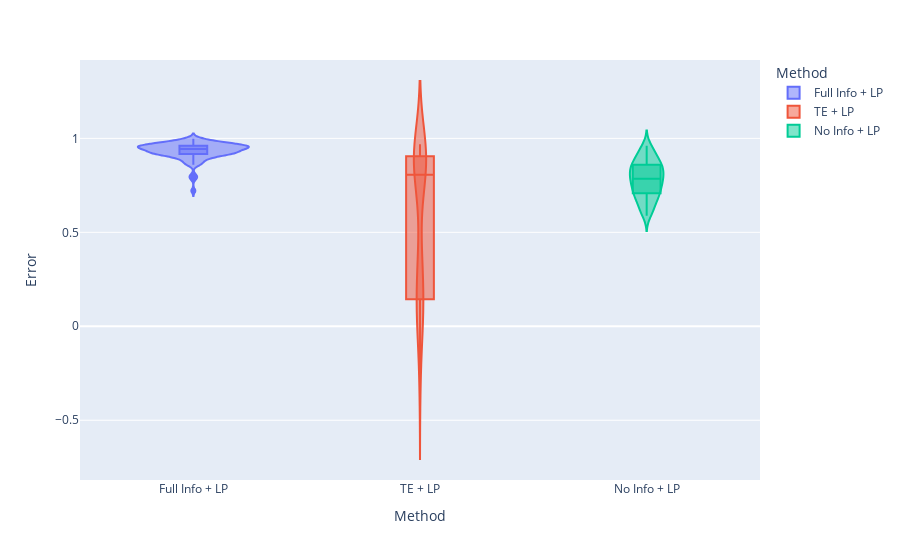

Notebook code for this chart:
### Code cell
plt = px.violin(err_df[(err_df["Alpha"] == 0.01) & (err_df["Method"].isin(["Full Info + LP", "TE + LP", "No Info + LP"]))], x = "Method", y = "Error", color="Method", box=True, points="outliers")
plt.show()

### Figure 1 — Plotly figure (JSON) as saved in the notebook; plotly's stock layout.template omitted (floating-point values rounded to 4 significant figures)
{"data": [{"alignmentgroup": "True", "box": {"visible": true}, "hovertemplate": "Method=%{x}<br>Error=%{y}<extra></extra>", "legendgroup": "Full Info + LP", "marker": {"color": "#636efa"}, "name": "Full Info + LP", "offsetgroup": "Full Info + LP", "orientation": "v", "points": "outliers", "scalegroup": "True", "showlegend": true, "type": "violin", "x": ["Full Info + LP", "Full Info + LP", "Full Info + LP", "Full Info + LP", "Full Info + LP", "Full Info + LP", "Full Info + LP", "Full Info + LP", "Full Info + LP", "Full Info + LP", "Full Info + LP", "Full Info + LP", "Full Info + LP", "Full Info + LP", "Full Info + LP", "Full Info + LP", "Full Info + LP", "Full Info + LP", "Full Info + LP", "Full Info + LP", "Full Info + LP", "Full Info + LP", "Full Info + LP", "Full Info + LP", "Full Info + LP", "Full Info + LP", "Full Info + LP", "Full Info + LP", "Full Info + LP", "Full Info + LP", "Full Info + LP", "Full Info + LP", "Full Info + LP", "Full Info + LP", "Full Info + LP", "Full Info + LP", "Full Info + LP", "Full Info + LP", "Full Info + LP", "Full Info + LP", "Full Info + LP", "Full Info + LP", "Full Info + LP", "Full Info + LP", "Full Info + LP", "Full Info + LP", "Full Info + LP", "Full Info + LP", "Full Info + LP", "Full Info + LP", "Full Info + LP", "Full Info + LP", "Full Info + LP", "Full Info + LP", "Full Info + LP", "Full Info + LP", "Full Info + LP", "Full Info + LP", "Full Info + LP", "Full Info + LP", "Full Info + LP", "Full Info + LP", "Full Info + LP", "Full Info + LP", "Full Info + LP", "Full Info + LP", "Full Info + LP", "Full Info + LP", "Full Info + LP", "Full Info + LP", "Full Info + LP", "Full Info + LP", "Full Info + LP", "Full Info + LP", "Full Info + LP", "Full Info + LP", "Full Info + LP", "Full Info + LP", "Full Info + LP", "Full Info + LP", "Full Info + LP", "Full Info + LP", "Full Info + LP", "Full Info + LP", "Full Info + LP", "Full Info + LP", "Full Info + LP", "Full Info + LP", "Full Info + LP", "Full Info + LP", "Full Info + LP", "Full Info + LP", "Full Info + LP", "Full Info + LP", "Full Info + LP", "Full Info + LP", "Full Info + LP", "Full Info + LP", "Full Info + LP", "Full Info + LP"], "x0": " ", "xaxis": "x", "y": [0.893, 0.912, 0.9985, 0.9564, 0.9539, 0.9335, 0.9171, 0.9719, 0.9673, 0.9508, 0.9072, 0.946, 0.9542, 0.9161, 0.9928, 0.9383, 0.9572, 0.9437, 0.9119, 0.96, 0.9639, 0.9219, 0.97, 0.9851, 0.9763, 0.9513, 0.9786, 0.9381, 0.893, 0.8796, 0.9594, 0.7207, 0.8971, 0.9613, 0.8683, 0.9713, 0.9062, 0.9578, 0.9729, 0.9447, 0.9167, 0.7949, 0.8687, 0.9311, 0.787, 0.9674, 0.955, 0.9257, 0.9134, 0.89, 0.9801, 0.9576, 0.9749, 0.9533, 0.9357, 0.9117, 0.9291, 0.9039, 0.9543, 0.9477, 0.9344, 0.9301, 0.9577, 0.9532, 0.8595, 0.9279, 0.9168, 0.9371, 0.9408, 0.9505, 0.9339, 0.9765, 0.9025, 0.9924, 0.9278, 0.9571, 0.9231, 0.9702, 0.9628, 0.8893, 0.9891, 0.9518, 0.9907, 0.8606, 0.9217, 0.9437, 0.9567, 0.802, 0.9225, 0.9195, 0.9222, 0.9697, 0.9727, 0.8695, 0.9458, 0.9249, 0.9626, 0.9216, 0.9477, 0.9606], "y0": " ", "yaxis": "y"}, {"alignmentgroup": "True", "box": {"visible": true}, "hovertemplate": "Method=%{x}<br>Error=%{y}<extra></extra>", "legendgroup": "TE + LP", "marker": {"color": "#EF553B"}, "name": "TE + LP", "offsetgroup": "TE + LP", "orientation": "v", "points": "outliers", "scalegroup": "True", "showlegend": true, "type": "violin", "x": ["TE + LP", "TE + LP", "TE + LP", "TE + LP", "TE + LP", "TE + LP", "TE + LP", "TE + LP", "TE + LP", "TE + LP", "TE + LP", "TE + LP", "TE + LP", "TE + LP", "TE + LP", "TE + LP", "TE + LP", "TE + LP", "TE + LP", "TE + LP", "TE + LP", "TE + LP", "TE + LP", "TE + LP", "TE + LP", "TE + LP", "TE + LP", "TE + LP", "TE + LP", "TE + LP", "TE + LP", "TE + LP", "TE + LP", "TE + LP", "TE + LP", "TE + LP", "TE + LP", "TE + LP", "TE + LP", "TE + LP", "TE + LP", "TE + LP", "TE + LP", "TE + LP", "TE + LP", "TE + LP", "TE + LP", "TE + LP", "TE + LP", "TE + LP", "TE + LP", "TE + LP", "TE + LP", "TE + LP", "TE + LP", "TE + LP", "TE + LP", "TE + LP", "TE + LP", "TE + LP", "TE + LP", "TE + LP", "TE + LP", "TE + LP", "TE + LP", "TE + LP", "TE + LP", "TE + LP", "TE + LP", "TE + LP", "TE + LP", "TE + LP", "TE + LP", "TE + LP", "TE + LP", "TE + LP", "TE + LP", "TE + LP", "TE + LP", "TE + LP", "TE + LP", "TE + LP", "TE + LP", "TE + LP", "TE + LP", "TE + LP", "TE + LP", "TE + LP", "TE + LP", "TE + LP", "TE + LP", "TE + LP", "TE + LP", "TE + LP", "TE + LP", "TE + LP", "TE + LP", "TE + LP", "TE + LP", "TE + LP"], "x0": " ", "xaxis": "x", "y": [0.89, 0.9051, 0.1421, 0.3116, 0.3413, 0.2378, 0.8254, 0.1963, 0.4424, 0.9331, 0.3285, 0.9259, 0.9542, 0.9119, 0.07883, 0.08515, 0.808, 0.9369, 0.9108, -0.3699, -0.02626, 0.9218, 0.9689, 0.9494, 0.09055, 0.03562, 0.07144, 0.1144, 0.8942, 0.8794, -0.04378, 0.8376, 0.9088, -0.08753, 0.8325, 0.9647, 0.8782, 0.8935, 0.2263, 0.7968, 0.9219, 0.7935, 0.8048, 0.9271, 0.7882, 0.9454, 0.1318, 0.8625, 0.3543, 0.8249, 0.3344, 0.9667, -0.1966, 0.8915, -0.1196, 0.8607, 0.8758, -0.01477, 0.362, 0.1699, 0.716, 0.1322, 0.9556, 0.9424, 0.859, 0.9048, 0.1461, 0.93, 0.8659, 0.07173, 0.9338, 0.8864, 0.8995, 0.07607, 0.8711, -0.03733, 0.4209, 0.1628, 0.9622, 0.8893, 0.1408, 0.1131, -0.07532, 0.8189, 0.9226, 0.9365, 0.9217, 0.06196, 0.8805, 0.865, 0.316, 0.4405, 0.8001, 0.3095, 0.1379, 0.7236, 0.1945, -0.2991, 0.9476, 0.8925], "y0": " ", "yaxis": "y"}, {"alignmentgroup": "True", "box": {"visible": true}, "hovertemplate": "Method=%{x}<br>Error=%{y}<extra></extra>", "legendgroup": "No Info + LP", "marker": {"color": "#00cc96"}, "name": "No Info + LP", "offsetgroup": "No Info + LP", "orientation": "v", "points": "outliers", "scalegroup": "True", "showlegend": true, "type": "violin", "x": ["No Info + LP", "No Info + LP", "No Info + LP", "No Info + LP", "No Info + LP", "No Info + LP", "No Info + LP", "No Info + LP", "No Info + LP", "No Info + LP", "No Info + LP", "No Info + LP", "No Info + LP", "No Info + LP", "No Info + LP", "No Info + LP", "No Info + LP", "No Info + LP", "No Info + LP", "No Info + LP", "No Info + LP", "No Info + LP", "No Info + LP", "No Info + LP", "No Info + LP", "No Info + LP", "No Info + LP", "No Info + LP", "No Info + LP", "No Info + LP", "No Info + LP", "No Info + LP", "No Info + LP", "No Info + LP", "No Info + LP", "No Info + LP", "No Info + LP", "No Info + LP", "No Info + LP", "No Info + LP", "No Info + LP", "No Info + LP", "No Info + LP", "No Info + LP", "No Info + LP", "No Info + LP", "No Info + LP", "No Info + LP", "No Info + LP", "No Info + LP", "No Info + LP", "No Info + LP", "No Info + LP", "No Info + LP", "No Info + LP", "No Info + LP", "No Info + LP", "No Info + LP", "No Info + LP", "No Info + LP", "No Info + LP", "No Info + LP", "No Info + LP", "No Info + LP", "No Info + LP", "No Info + LP", "No Info + LP", "No Info + LP", "No Info + LP", "No Info + LP", "No Info + LP", "No Info + LP", "No Info + LP", "No Info + LP", "No Info + LP", "No Info + LP", "No Info + LP", "No Info + LP", "No Info + LP", "No Info + LP", "No Info + LP", "No Info + LP", "No Info + LP", "No Info + LP", "No Info + LP", "No Info + LP", "No Info + LP", "No Info + LP", "No Info + LP", "No Info + LP", "No Info + LP", "No Info + LP", "No Info + LP", "No Info + LP", "No Info + LP", "No Info + LP", "No Info + LP", "No Info + LP", "No Info + LP", "No Info + LP"], "x0": " ", "xaxis": "x", "y": [0.7862, 0.7178, 0.961, 0.8473, 0.929, 0.7711, 0.8615, 0.9561, 0.8871, 0.8278, 0.6036, 0.6897, 0.7189, 0.7687, 0.8292, 0.8897, 0.7647, 0.8773, 0.6867, 0.7168, 0.818, 0.7037, 0.8793, 0.9302, 0.7644, 0.8183, 0.9383, 0.8626, 0.6126, 0.7333, 0.6498, 0.6347, 0.9106, 0.675, 0.5884, 0.8145, 0.8595, 0.784, 0.6146, 0.7317, 0.7533, 0.6941, 0.7196, 0.8631, 0.6696, 0.9201, 0.6948, 0.8053, 0.8259, 0.6881, 0.9477, 0.876, 0.7903, 0.868, 0.6001, 0.8462, 0.6008, 0.6231, 0.9091, 0.8057, 0.6442, 0.825, 0.6741, 0.6578, 0.6966, 0.7693, 0.7134, 0.9249, 0.7756, 0.6592, 0.887, 0.7648, 0.8544, 0.8351, 0.7639, 0.9248, 0.8348, 0.781, 0.8727, 0.8435, 0.8309, 0.9525, 0.8608, 0.8011, 0.7273, 0.6136, 0.7002, 0.7902, 0.7943, 0.8614, 0.7948, 0.7332, 0.7314, 0.8263, 0.7541, 0.7516, 0.7662, 0.6917, 0.7845, 0.8512], "y0": " ", "yaxis": "y"}], "layout": {"legend": {"title": {"text": "Method"}, "tracegroupgap": 0}, "margin": {"t": 60}, "violinmode": "overlay", "xaxis": {"anchor": "y", "categoryarray": ["Full Info + LP", "TE + LP", "No Info + LP"], "categoryorder": "array", "domain": [0, 1], "title": {"text": "Method"}}, "yaxis": {"anchor": "x", "domain": [0, 1], "title": {"text": "Error"}}}}
